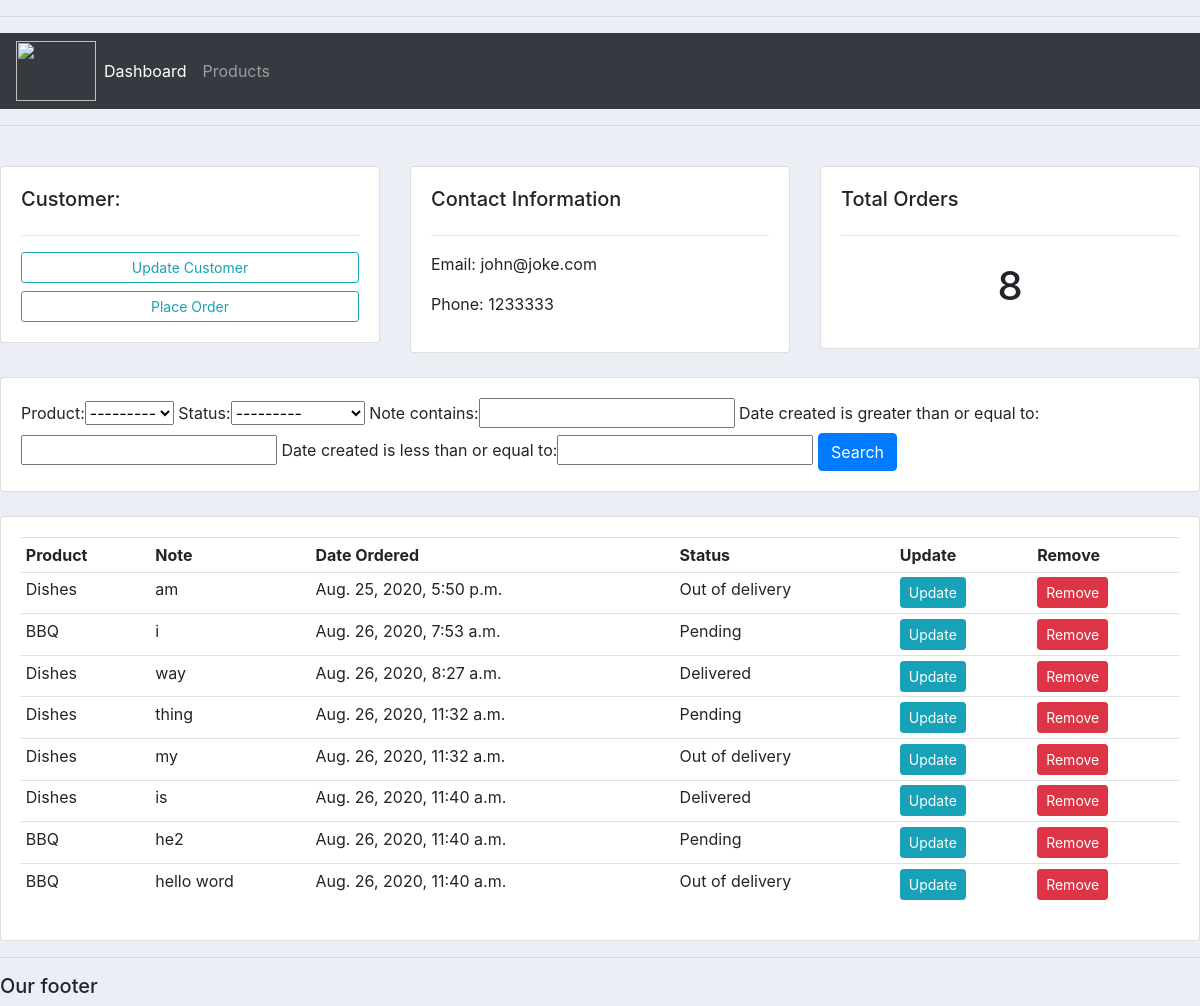
The app's page /customer/1/ with its own data.
### accounts/models.py (models this page shows, shortened)
class Customer(models.Model):
    name = models.CharField(max_length = 200, null = True)
    phone = models.CharField(max_length = 200, null = True)
    email = models.CharField(max_length = 200, null = True)
    date_created = models.DateTimeField(auto_now_add = True)

class Order(models.Model):
    STATUS = (
            ('Pending', 'Pending'),
            ('Out of delivery', 'Out of delivery'),
            ('Delivered', 'Delivered')
            )
    customer = models.ForeignKey(Customer, null = True, on_delete = models.SET_NULL) #on_delete is false, which means the
    product = models.ForeignKey(Product, null = True, on_delete = models.SET_NULL)
    status = models.CharField(max_length = 200, null = True, choices = STATUS)
    date_created = models.DateTimeField(auto_now_add = True, null = True)
    note = models.CharField(max_length = 1000, null = True)

class Product(models.Model):
    CATEGORY = (
            ('Indoor', 'Indoor'),
            ('Out Door', 'Out Door'),
            )
    name = models.CharField(max_length = 200, null = True)
    price = models.FloatField(null = True)
    category = models.CharField(max_length = 200, null = True, choices = CATEGORY)
    description = models.CharField(max_length = 200, null = True, blank = True)
    date_created = models.DateTimeField(auto_now_add = True, null = True)
    tags = models.ManyToManyField(Tag)
    def __str__(self):
        return self.name

### accounts/views.py (the view)
# urls.py: path('customer/<str:pk>/', views.customer, name = 'customer'),
def customer(request, pk):
    customer = Customer.objects.get(id = pk)
    orders = customer.order_set.all()
    order_count = orders.count()
    myFilter = OrderFilter(request.GET, queryset = orders)
    orders = myFilter.qs
    context = {'customer': customer, 'orders': orders, 'order_count': order_count, 'myFilter':myFilter}
    return render(request, 'accounts/customer.html', context)

### templates/accounts/customer.html
{%  extends 'accounts/main.html' %}
{% block content %}
    <br>
    <div class="row">
        <div class="col-md">
            <div class="card card-body">
                <h5>Customer:</h5>
                <hr>
                <a class="btn btn-outline-info  btn-sm btn-block" href="">Update Customer</a>
                <a class="btn btn-outline-info  btn-sm btn-block" href="{% url 'create_order' customer.id %}">Place Order</a>
            </div>
        </div>
        <div class="col-md">
            <div class="card card-body">
                <h5>Contact Information</h5>
                <hr>
                <p>Email: {{ customer.email }}</p>
                <p>Phone: {{ customer.phone }}</p>
            </div>
        </div>
        <div class="col-md">
            <div class="card card-body">
                <h5>Total Orders</h5>
                <hr>
                <h1 style="text-align: center;padding: 10px"> {{ order_count }}</h1>
            </div>
        </div>
    </div>
    <br>
    <div class="row">
        <div class="col">
            <div class="card card-body">
                <form method="get">
                    {{ myFilter.form }}
                    <button class="btn btn-primary" type="submit">Search</button>
                </form>
            </div>
        </div>
    </div>
    <br>
    <div class="row">
        <div class="col-md">
            <div class="card card-body">
                <table class="table table-sm">
                    <tr>
                        <th>Product</th>
                        <th>Note</th>
                        <th>Date Ordered</th>
                        <th>Status</th>
                        <th>Update</th>
                        <th>Remove</th>
                    </tr>
                    {% for order in orders %}
                        <tr>
                        <td>{{ order.product.name }}</td>
                        <td>{{ order.note }}</td>
                        <td>{{ order.date_created }}</td>
                        <td>{{ order.status }}</td>
                        <td><a class="btn btn-sm btn-info" href="{% url 'update_order' order.id %}">Update</a></td>
                        <td><a class="btn btn-sm btn-danger" href="{% url 'delete_order' order.id %}">Remove</a></td>
                        </tr>
                    {% endfor %}
                </table>
            </div>
        </div>
    </div>
{% endblock %}

### static/css/main.css (style rules this page uses)
body { background-color: #ebeff5; }

### records on screen
Customer: email "john@joke.com", phone "1233333"
Order: product.name "Dishes", note "am", date_created "Aug. 25, 2020, 5:50 p.m.", status "Out of delivery"
Order: product.name "BBQ", note "i", date_created "Aug. 26, 2020, 7:53 a.m.", status "Pending"
Order: product.name "Dishes", note "way", date_created "Aug. 26, 2020, 8:27 a.m.", status "Delivered"
Order: product.name "Dishes", note "thing", date_created "Aug. 26, 2020, 11:32 a.m.", status "Pending"
Order: product.name "Dishes", note "my", date_created "Aug. 26, 2020, 11:32 a.m.", status "Out of delivery"
Order: product.name "Dishes", note "is", date_created "Aug. 26, 2020, 11:40 a.m.", status "Delivered"
Order: product.name "BBQ", note "he2", date_created "Aug. 26, 2020, 11:40 a.m.", status "Pending"
Order: product.name "BBQ", note "hello word", date_created "Aug. 26, 2020, 11:40 a.m.", status "Out of delivery"

### other values on screen
{{ order_count }} "8"
